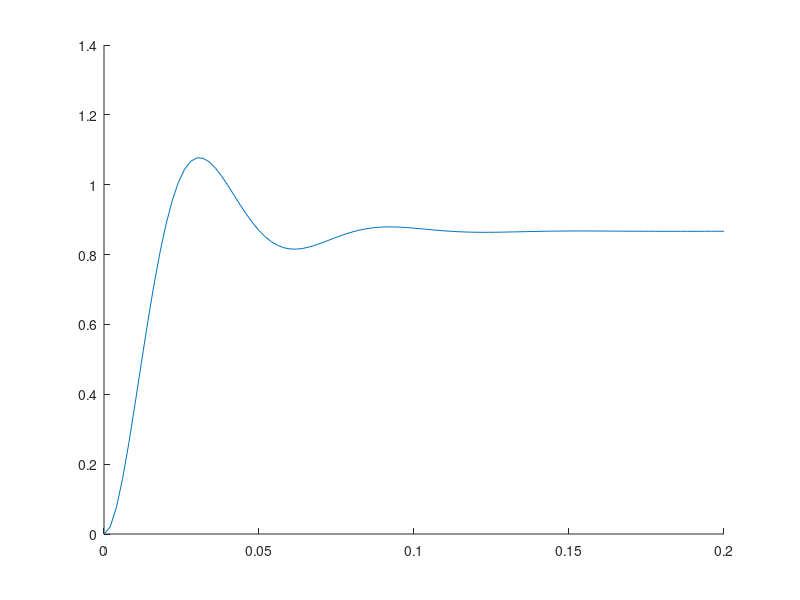

Write MATLAB code to recreate this figure. (Note: this script raises an error after producing the figure.)
function p3_27()
    % Verify Results:
    K = 109; a = 67; % Compensator parameters
    sys = tf(100*K, [1,(a+25),(25*a+100*K)]);
    [y,t] = step(sys);
    yinf = y(end);
    
    figure();
    hold on
        plot(t,y);
        hline(yinf, '', 'left');
    hold off
    xlabel('Time [s]', 'Interpreter', 'latex');
    ylabel('Amplitude', 'Interpreter', 'latex');
    title({'Unit Step Response'}, 'Interpreter', 'latex');
    
    
    % Plot Constraints:
    z = (a + 25)/(10*(4*K + a)^(1/2));
    wn = 5*(4*K + a)^(1/2);
    syms t
    envelope = @(x) yinf + exp(-z*wn*x)/sqrt(1-z^2);
    ylim([0 1.35]);
    hline(1.25*yinf, "$\quad$Maximum Overshoot of 25\%", 'left', 'bottom');
    vline(solve(envelope(t)==1.005*yinf,t), "1\% Settling time$\;$");
    saveas(gcf, 'p3_27.png', 'png');
end

 % Draws a grey verical dashed line at the given X-axis value on the
% current plot, with a label of the given text at the bottom (or
% top).
% side: 'left','right','center','auto'
% valign: 'top','bottom'
function vline(x, txt, side, valign, color)
    if nargin < 3
        side = 'auto';
    end
    if nargin < 4
        valign = 'bottom';
    end
    if nargin < 5
        color = [0.5 0.4 0.4]; % grey
    end

    if strcmp(side, 'auto')
        if x > mean(xlim)
            side = 'right';
        else
            side = 'left';
        end
    end

    hold on
        plot([x x], ylim, ':', 'Color', color);
        size = ylim;
        if strcmp(valign, 'bottom')
            fact = 0.05;
        else
            fact = 0.95;
        end
        text(x, fact*diff(size) + size(1), char(txt), 'Color', color, 'HorizontalAlignment', side, 'Interpreter', 'latex');
    hold off
end
% Draws a grey horizontal dashed line at the given Y-axis value on 
% the current plot, with a label of the given text at the left.
% pos: 'left','center','right'
% valign: 'top','middle','bottom','cap','baseline'
function hline(y, txt, pos, valign, color)
    if nargin < 3
        hfact = 1; % Horizontal Positioning Factor
    else
        hfact = (find(pos==["left" "center" "right"],1) - 1) / 2;
        if isempty(hfact)
            hfact = 1;
        end
    end
    if nargin < 4
        if y > mean(ylim)
            valign = 'top';
        else
            valign = 'bottom';
        end
    end
    if nargin < 5
        color = [0.5 0.4 0.4]; % grey
    end

    hold on
        plot(xlim, [y y], ':', 'Color', color);
        size = xlim;
        text(hfact*diff(size) + size(1), y, char(txt), 'Color', color, 'HorizontalAlignment', pos, 'VerticalAlignment', valign, 'Interpreter', 'latex');
    hold off
end